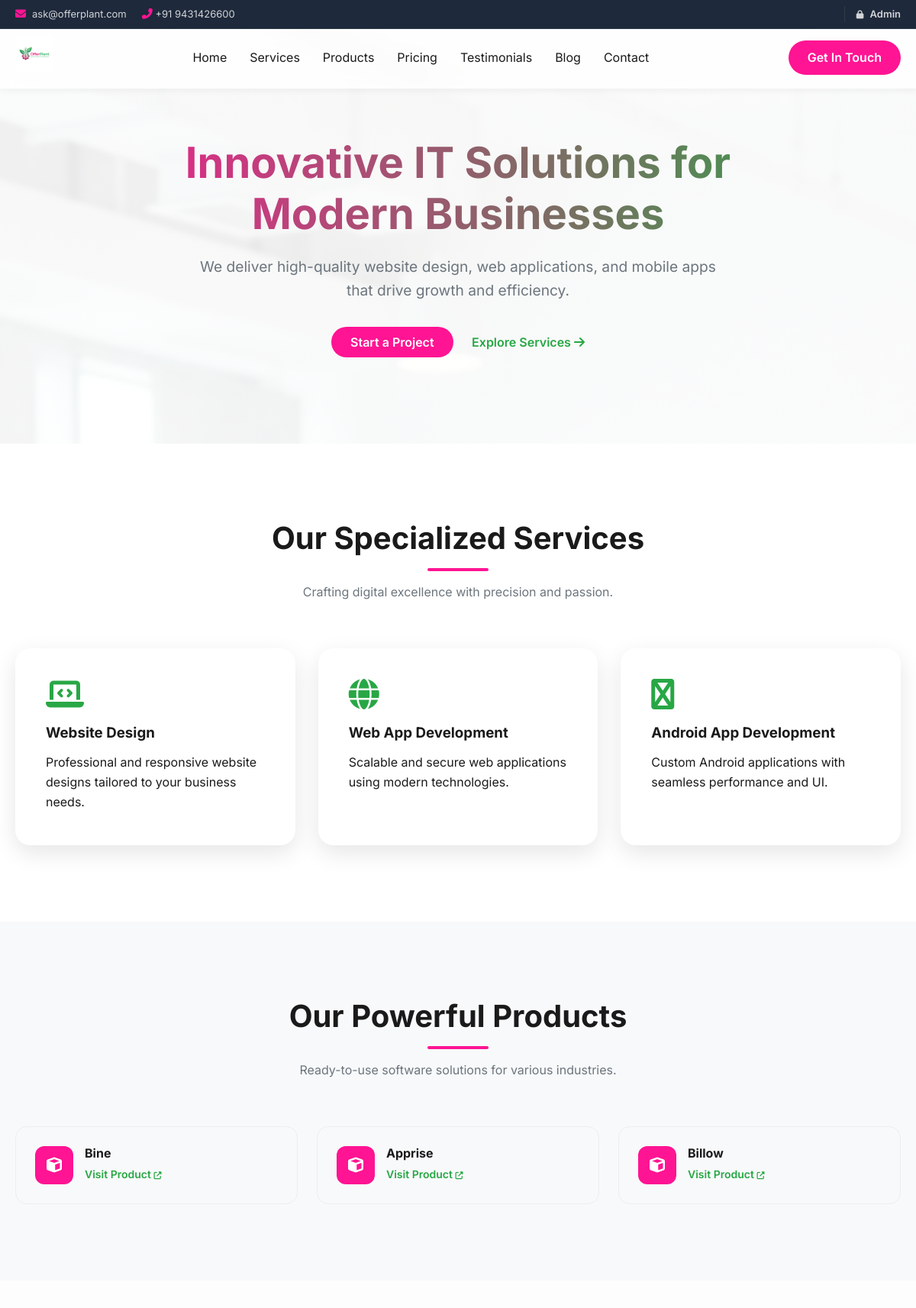
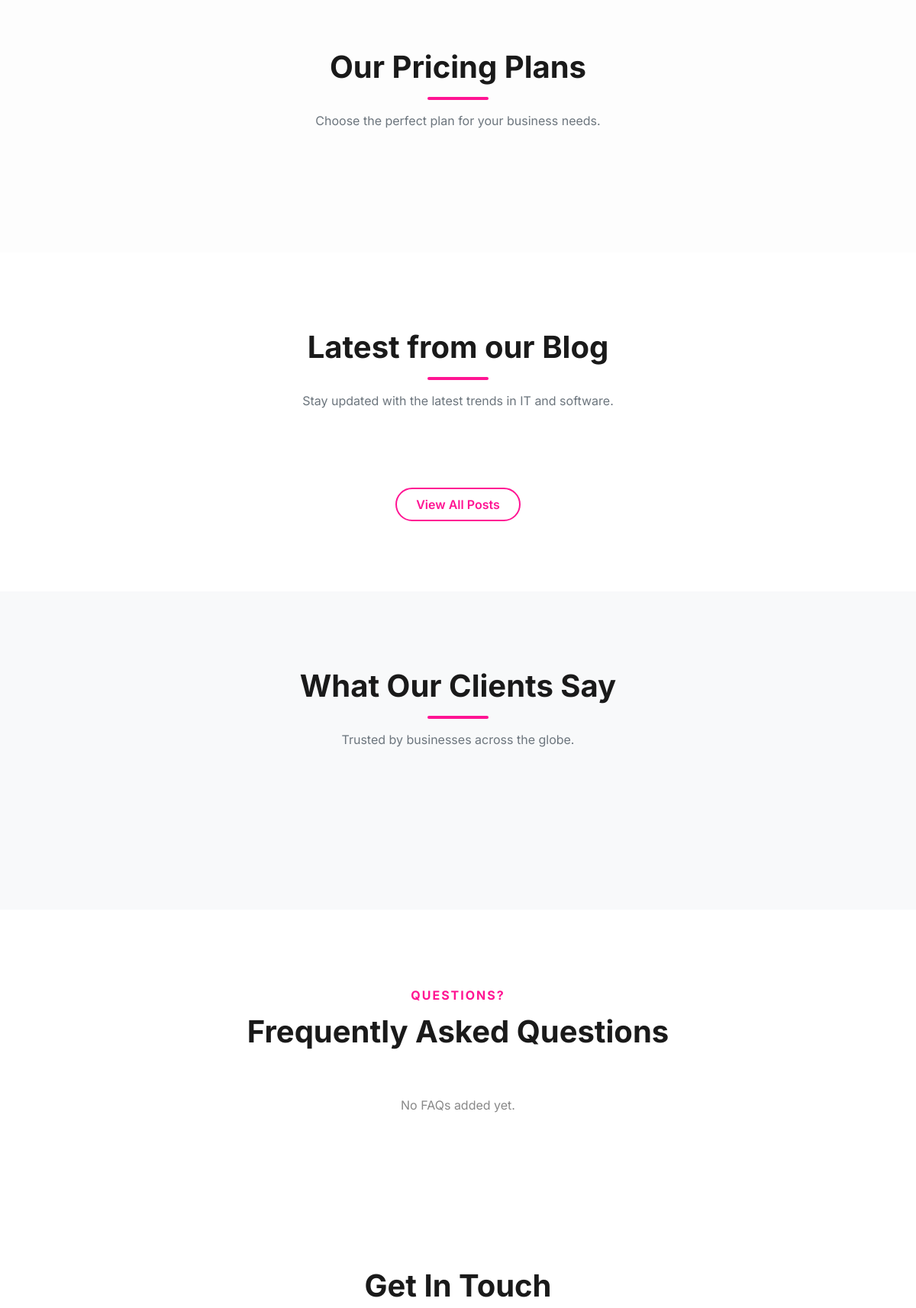
The page / (upper part) on the database its author committed (2 pictures, top to bottom).
### tables this page shows
CREATE TABLE IF NOT EXISTS menus (
    id INT AUTO_INCREMENT PRIMARY KEY,
    title VARCHAR(100) NOT NULL,
    url VARCHAR(255) NOT NULL,
    order_no INT DEFAULT 0,
    status TINYINT(1) DEFAULT 1
);

CREATE TABLE IF NOT EXISTS services (
    id INT AUTO_INCREMENT PRIMARY KEY,
    title VARCHAR(255) NOT NULL,
    description TEXT,
    icon VARCHAR(100),  
    status TINYINT(1) DEFAULT 1
);

CREATE TABLE IF NOT EXISTS products (
    id INT AUTO_INCREMENT PRIMARY KEY,
    name VARCHAR(255) NOT NULL,
    url VARCHAR(255),
    description TEXT,
    image VARCHAR(255),
    status TINYINT(1) DEFAULT 1
);

### includes/db.php (called while the page is built, shortened)
<?php
$db_host = 'localhost';
$db_user = 'root';
$db_pass = '';
$db_name = 'offerplant';
$conn = mysqli_connect($db_host, $db_user, $db_pass, $db_name);
mysqli_set_charset($conn, "utf8");
$site = [];
$settings_query = "SELECT * FROM site_settings";
$settings_result = mysqli_query($conn, $settings_query);
if ($settings_result) {
    while ($row = mysqli_fetch_assoc($settings_result)) {
        $site[$row['meta_key']] = $row['meta_value'];
    }
}
?>

### index.php (the view, shortened to what this page needs)
<?php include 'includes/header.php'; ?>
<?php
$sliders_query = mysqli_query($conn, "SELECT * FROM sliders WHERE status = 1 ORDER BY id DESC");
if (mysqli_num_rows($sliders_query) > 0) {
    echo '<section class="hero-slider" style="position: relative; overflow: hidden;">';
    while($slide = mysqli_fetch_assoc($sliders_query)) {
        echo '
        <div class="slide" style="background: linear-gradient(rgba(0,0,0,0.4), rgba(0,0,0,0.4)), url(\'uploads/'.$slide['image'].'\'); background-size: cover; background-position: center; min-height: 80vh; display: flex; align-items: center; justify-content: center; text-align: center; color: #fff; padding: 100px 20px;">
            <div class="container">
                <h1 data-aos="fade-up" style="-webkit-text-fill-color: #fff; font-size: 3.5rem;">'.$slide['title'].'</h1>
                <p data-aos="fade-up" style="color: #eee; font-size: 1.2rem; margin: 20px auto 40px; max-width: 800px;">'.$slide['subtitle'].'</p>
                <div data-aos="fade-up">
                    <a href="'.$slide['btn_link'].'" class="btn-contact">'.$slide['btn_text'].'</a>
                </div>
            </div>
        </div>';
    }
    echo '</section>';
} else {
?>
<section class="hero">
    <div class="container">
        <h1 data-aos="fade-up">Innovative IT Solutions for <br>Modern Businesses</h1>
        <p data-aos="fade-up" style="transition-delay: 0.1s;">
            We deliver high-quality website design, web applications, and mobile apps that drive growth and efficiency.
        </p>
        <div data-aos="fade-up" style="transition-delay: 0.2s;">
            <a href="#contact" class="btn-contact">Start a Project</a>
            <a href="#services" style="margin-left: 20px; font-weight: 600; color: var(--secondary);">Explore Services <i class="fas fa-arrow-right"></i></a>
        </div>
    </div>
</section>
<?php } ?>
<section id="services" class="services">
    <div class="container">
        <div class="section-title" data-aos="fade-up">
            <h2>Our Specialized Services</h2>
            <div class="underline"></div>
            <p style="margin-top: 15px; color: var(--gray);">Crafting digital excellence with precision and passion.</p>
        </div>
        <div class="services-grid">
            <?php
            $services_query = mysqli_query($conn, "SELECT * FROM services WHERE status = 1");
            while($service = mysqli_fetch_assoc($services_query)) {
                echo '
                <div class="service-card" data-aos="fade-up">
                    <i class="fas '.$service['icon'].'"></i>
                    <h3>'.$service['title'].'</h3>
                    <p>'.$service['description'].'</p>
                </div>';
            }
            ?>
        </div>
    </div>
</section>
<section id="products" style="background-color: var(--light-gray);">
    <div class="container">
        <div class="section-title" data-aos="fade-up">
            <h2>Our Powerful Products</h2>
            <div class="underline"></div>
            <p style="margin-top: 15px; color: var(--gray);">Ready-to-use software solutions for various industries.</p>
        </div>
        <div class="products-grid">
            <?php
            $products_query = mysqli_query($conn, "SELECT * FROM products WHERE status = 1");
            $delay = 0;
            while($product = mysqli_fetch_assoc($products_query)) {
                echo '
                <div class="product-item" data-aos="fade-up" style="transition-delay: '.$delay.'s">
                    <div class="product-icon"><i class="fas fa-cube"></i></div>
                    <div>
                        <h4 style="margin-bottom: 5px;">'.$product['name'].'</h4>
                        <a href="'.$product['url'].'" target="_blank" style="color: var(--secondary); font-size: 14px; font-weight: 600;">Visit Product <i class="fas fa-external-link-alt" style="font-size: 10px;"></i></a>
                    </div>
                </div>';
                $delay += 0.05;
            }
            ?>
        </div>
    </div>
</section>
<section id="pricing" style="background: #fdfdfd;">
    <div class="container">
        <div class="section-title" data-aos="fade-up">
            <h2>Our Pricing Plans</h2>
            <div class="underline"></div>
            <p style="margin-top: 15px; color: var(--gray);">Choose the perfect plan for your business needs.</p>
        </div>
    </div>
</section>
<section id="blog" style="background-color: var(--white);">
    <div class="container">
        <div class="section-title" data-aos="fade-up">
            <h2>Latest from our Blog</h2>
            <div class="underline"></div>
            <p style="margin-top: 15px; color: var(--gray);">Stay updated with the latest trends in IT and software.</p>
        </div>
        <div style="text-align: center; margin-top: 50px;" data-aos="fade-up">
            <a href="blog.php" class="btn-contact" style="background: transparent; border: 2px solid var(--primary); color: var(--primary);">View All Posts</a>
        </div>
    </div>
</section>
<section id="testimonials" style="background-color: var(--light-gray); padding: 100px 0;">
    <div class="container">
        <div class="section-title" data-aos="fade-up">
            <h2>What Our Clients Say</h2>
            <div class="underline"></div>
            <p style="margin-top: 15px; color: var(--gray);">Trusted by businesses across the globe.</p>
        </div>
        <div class="swiper testimonial-swiper" style="margin-top: 50px; padding-bottom: 50px;">
        </div>
    </div>
</section>
<section id="faq" style="padding: 100px 0; background: #fff;">
    <div class="container">
        <div class="section-title" style="text-align: center; margin-bottom: 60px;">
            <span style="color: var(--primary); font-weight: 700; text-transform: uppercase; letter-spacing: 2px;">Questions?</span>
            <h2 style="font-size: 2.5rem; margin-top: 10px;">Frequently Asked Questions</h2>
        </div>
        <div style="max-width: 800px; margin: 0 auto;">
            <?php
            $faqs = mysqli_query($conn, "SELECT * FROM faqs WHERE status = 1 ORDER BY order_no ASC");
            if (mysqli_num_rows($faqs) > 0) {
                while($f = mysqli_fetch_assoc($faqs)) {
                    echo '
                    <div class="faq-item" style="margin-bottom: 20px; border: 1px solid #eee; border-radius: 15px; overflow: hidden; transition: 0.3s;">
                        <div class="faq-question" onclick="toggleFaq(this)" style="padding: 20px 25px; background: #fdfdfd; cursor: pointer; display: flex; justify-content: space-between; align-items: center; font-weight: 600; color: var(--dark);">
                            '.$f['question'].'
                            <i class="fas fa-chevron-down" style="transition: 0.3s; font-size: 14px; color: var(--primary);"></i>
                        </div>
                        <div class="faq-answer" style="padding: 0 25px; max-height: 0; overflow: hidden; transition: 0.4s cubic-bezier(0, 1, 0, 1); background: #fff; line-height: 1.8; color: #666;">
                            <div style="padding-bottom: 25px; padding-top: 10px;">'.$f['answer'].'</div>
                        </div>
                    </div>';
                }
            } else {
                echo '<p style="text-align:center; color:#888;">No FAQs added yet.</p>';
            }
            ?>
        </div>
    </div>
</section>
<section id="contact">
    <div class="container">
        <div class="section-title" data-aos="fade-up">
            <h2>Get In Touch</h2>
        </div>
    </div>
</section>
<?php include 'includes/footer.php'; ?>

### includes/header.php (shortened to what this page needs)
<?php include_once 'db.php'; ?>
<!DOCTYPE html>
<html lang="en">
<head>
    <link rel="stylesheet" href="https://cdnjs.cloudflare.com/ajax/libs/font-awesome/6.4.0/css/all.min.css">
    <?php
    $session_id = session_id();
    $page_url = basename($_SERVER['PHP_SELF']);
    mysqli_query($conn, "INSERT INTO visitor_stats (page_url, views) VALUES ('$page_url', 1) ON DUPLICATE KEY UPDATE views = views + 1");
    mysqli_query($conn, "INSERT INTO active_users (session_id, last_activity) VALUES ('$session_id', CURRENT_TIMESTAMP) ON DUPLICATE KEY UPDATE last_activity = CURRENT_TIMESTAMP");
    mysqli_query($conn, "DELETE FROM active_users WHERE last_activity < (NOW() - INTERVAL 5 MINUTE)");
    ?>
    <link rel="stylesheet" href="assets/css/style.css">
    <link rel="stylesheet" href="https://cdn.jsdelivr.net/npm/swiper@10/swiper-bundle.min.css" />
</head>
<body class="<?php echo ($site['site_theme'] ?? '') . ' ' . ($site['layout_view'] ?? 'layout-full') . ' ' . (($site['header_sticky'] ?? 'sticky') == 'static' ? 'header-static' : 'header-sticky'); ?>">
<div class="main-wrapper">
<div class="top-bar <?php echo $site['topbar_theme'] ?? 'topbar-dark'; ?>">
    <div class="container">
        <div class="top-bar-left">
            <div class="topbar-item">
                <i class="fas fa-envelope"></i>
                <span><?php echo $site['email']; ?></span>
            </div>
            <div class="topbar-item desktop-only">
                <i class="fas fa-phone-alt"></i>
                <span><?php echo $site['phone']; ?></span>
            </div>
        </div>
        <div class="top-bar-right">
            <a href="admin/login.php" class="desktop-only" style="margin-left: 15px; border-left: 1px solid rgba(128,128,128,0.2); padding-left: 15px; font-weight: 600;">
                <i class="fas fa-lock" style="margin-right: 5px; font-size: 11px;"></i> Admin
            </a>
        </div>
    </div>
</div>
<header class="<?php echo $site['menu_layout'] ?? 'menu-inline'; ?>">
    <?php if(($site['menu_layout'] ?? '') == 'menu-separate'): ?>
        <div class="logo-area">
            <a href="index.php" class="logo">
                <?php if (isset($site['logo']) && $site['logo']): ?>
                    <img src="uploads/<?php echo $site['logo']; ?>" alt="<?php echo $site['site_name']; ?>" style="height: 60px;">
                <?php else: ?>
                    <img src="assets/images/logo.png" alt="OfferPlant" style="height: 60px;">
                <?php endif; ?>
            </a>
            <div style="display: flex; align-items: center; gap: 25px;">
                <div class="desktop-only" style="display: flex; align-items: center; gap: 10px;">
                    <div style="width: 45px; height: 45px; background: #fff0f7; border-radius: 50%; display: flex; align-items: center; justify-content: center; color: var(--primary);">
                        <i class="fas fa-phone-alt"></i>
                    </div>
                    <div>
                        <small style="display: block; color: #888; font-size: 11px; text-transform: uppercase; font-weight: 700;">Call Us Anytime</small>
                        <span style="font-weight: 700; color: var(--dark);"><?php echo $site['phone']; ?></span>
                    </div>
                </div>
                <a href="#contact" class="btn btn-primary desktop-only" style="padding: 10px 25px; border-radius: 50px;">Request Quote</a>
                <div class="mobile-menu-btn" onclick="toggleMobileMenu()" style="color: var(--dark);">
                    <i class="fas fa-bars"></i>
                </div>
            </div>
        </div>
        <div class="nav-area">
            <div class="container">
                <nav style="justify-content: center;">
                    <ul class="nav-links" id="navLinks" style="gap: 40px;">
                        <?php
                        $header_menus = mysqli_query($conn, "SELECT * FROM menus WHERE status = 1 ORDER BY order_no ASC");
                        while($hm = mysqli_fetch_assoc($header_menus)) {
                            echo '<li><a href="'.$hm['url'].'" style="font-weight: 600; text-transform: uppercase; font-size: 14px;">'.$hm['title'].'</a></li>';
                        }
                        ?>
                    </ul>
                </nav>
            </div>
        </div>
    <?php else: ?>
        <div class="container">
            <nav>
                <a href="index.php" class="logo">
                    <?php if (isset($site['logo']) && $site['logo']): ?>
                        <img src="uploads/<?php echo $site['logo']; ?>" alt="<?php echo $site['site_name']; ?>" style="height: 50px;">
                    <?php else: ?>
                        <img src="assets/images/logo.png" alt="OfferPlant" style="height: 50px;">
                    <?php endif; ?>
                </a>
                <ul class="nav-links" id="navLinks">
                    <?php
                    $header_menus = mysqli_query($conn, "SELECT * FROM menus WHERE status = 1 ORDER BY order_no ASC");
                    while($hm = mysqli_fetch_assoc($header_menus)) {
                        echo '<li><a href="'.$hm['url'].'">'.$hm['title'].'</a></li>';
                    }
                    ?>
                </ul>
                <div style="display: flex; align-items: center; gap: 15px;">
                    <a href="#contact" class="btn-contact desktop-only">Get In Touch</a>
                </div>
            </nav>
        </div>
    <?php endif; ?>
</header>

### rows shown on the page
menus: title "Home"
menus: title "Services"
menus: title "Products"
menus: title "Pricing"
menus: title "Testimonials"
menus: title "Blog"
menus: title "Contact"
services: title "Website Design", description "Professional and responsive website designs tailored to your business needs."
services: title "Web App Development", description "Scalable and secure web applications using modern technologies."
services: title "Android App Development", description "Custom Android applications with seamless performance and UI."
products: name "Bine"
products: name "Apprise"
products: name "Billow"

### other values the page prints
$site['email'] "ask@offerplant.com"
$site['phone'] "+91 9431426600"
